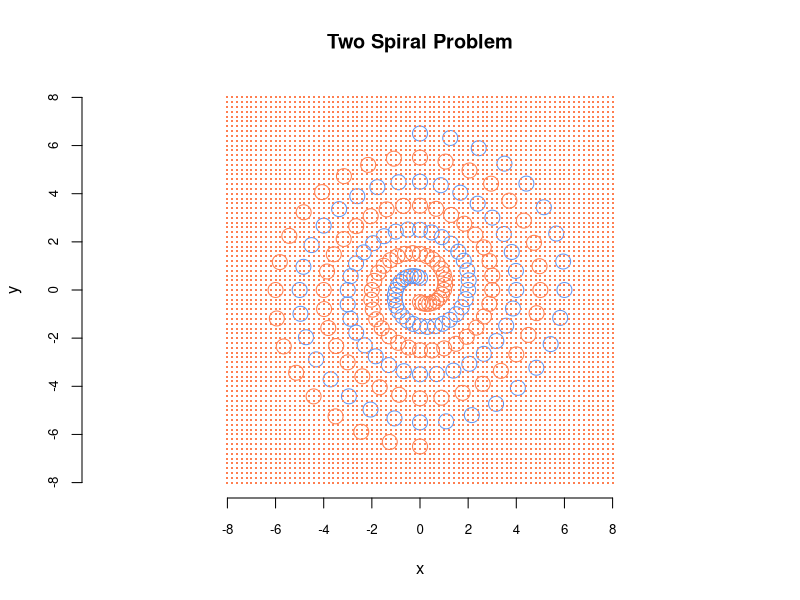
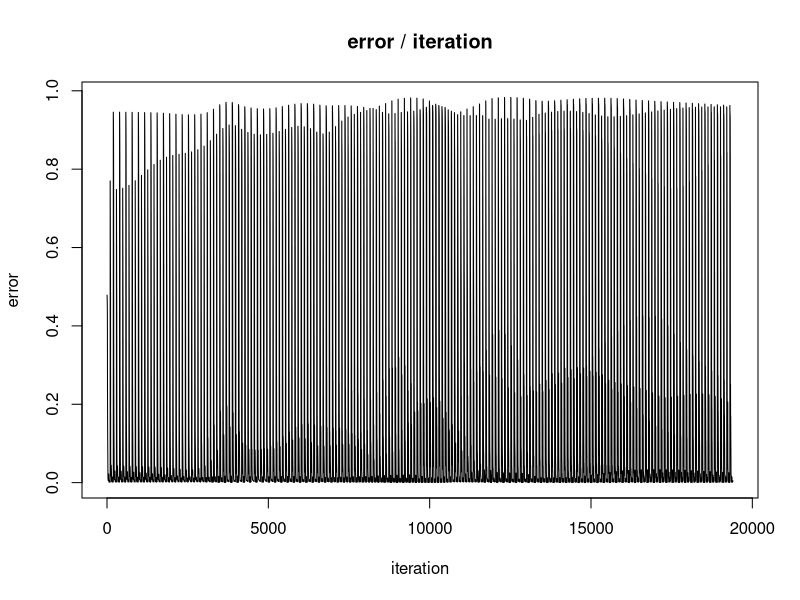

These figures' R source, in order:
library("plyr")
library("MASS")
#
# ################################################################################
# #   0
# ################################################################################
#
# library("ElemStatLearn")
# require("class")
# mixture.example$xnew
# x <- mixture.example$x
# g <- mixture.example$y
# xnew <- mixture.example$xnew
# mod15 <- knn(x, xnew, g, k=15, prob=TRUE)
# prob <- attr(mod15, "prob")
# prob <- ifelse(mod15=="1", prob, 1-prob)
# px1 <- mixture.example$px1
# px2 <- mixture.example$px2
# prob15 <- matrix(prob, length(px1), length(px2))
# par(mar=rep(2,4))
# contour(px1, px2, prob15, levels=0.5, labels="", xlab="", ylab="", main=
#         "15-nearest neighbour", axes=FALSE)
# points(x, col=ifelse(g==1, "coral", "cornflowerblue"))
# gd <- expand.grid(x=px1, y=px2)
# points(gd, pch=".", cex=1.2, col=ifelse(prob15>0.5, "coral", "cornflowerblue"))
# box()


# spirals
spiral <- function (radius, theta, sequence, col) {
    r <- radius(sequence)
    t <- theta(sequence)
    x <- r * sin(t)
    y <- r * cos(t)
    return(data.frame(x=x, y=y))
    # points(x, y, col=col)
}
sigmoid <- function (n) 1/(1 + exp(-n))

computeLayer <- function (input, weights) {
    sums <- colSums(input * weights)
    return(sigmoid(sums))
}

computeAll <- function (input, weights) {
    numberOfLayers <- length(weights)
    output <- list()
    output[[1]] <- input
    for (i in 1:numberOfLayers) {
        output[[i + 1]] <- computeLayer(output[[i]], weights[[i]])
    }
    return(output)
}

classify <- function (input, weights) {
    numberOfLayers <- length(weights)
    output <- input
    for (i in 1:numberOfLayers) {
        output <- computeLayer(output, weights[[i]])
    }
    return(output)
}

mse <- function (target, output) {
    diff <- target - output
    return(sum(diff * diff)/2)
}

train <- function (weights, input, target, learningRate = 0.5) {

    outputs <- computeAll(input, weights)
    numberOfLayers <- length(weights)

    # linear programming, tabulate deltas
    deltas <- list()

    # tabulate the output layer first
    output <- outputs[[numberOfLayers + 1]]
    deltas[[numberOfLayers]] <- (target - output) * output * (1 - output)
    # tabulate the rest
    if (numberOfLayers > 1) {
        for (layer in (numberOfLayers - 1):1) {
            output <- outputs[[layer + 1]]
            weight <- weights[[layer + 1]]

            sums <- rowSums(deltas[[layer + 1]] * weights[[layer + 1]])
            deltas[[layer]] <- sums * output * (1 - output)
        }
    }

    for (layer in 1:numberOfLayers) {
        weights[[layer]] <- weights[[layer]] + outputs[[layer]] %o% deltas[[layer]] * learningRate
    }

    return(list(
        weights = weights,
        error = mse(target, outputs[[numberOfLayers + 1]])
        ))
    # return(weights)
}

drawErrors <- function (errors) {
    plot(errors, xlab="iteration", ylab="error", type="s")
    title("error / iteration")
}


################################################################################
#   1
################################################################################


plot(NA, NA, xlim=c(-8,8), ylim=c(-8,8),
    xlab="x", ylab="y",
    axes=FALSE, asp=1)
axis(side=1, at=seq(-8, 8, by=2), cex.axis=0.8)
axis(side=2, at=seq(-8, 8, by=2), cex.axis=0.8)
title("Two Spiral Problem")

class0 <- spiral(function (i) (6.5 * (104 - i) / 104),
    function (i) (pi * i / 16),
    0:96)

class1 <- spiral(function (i) (6.5 * (104 - i) / -104),
    function (i) (pi * i / 16),
    0:96)

# class0 <- data.frame(x=c(-4, -4, 4, 0), y=c(-4, 4, 4, 0))
# class1 <- data.frame(x=c(4), y=c(-4))

# class0 <- data.frame(x=c(-4, -4, 4, 0), y=c(-4, 4, -4, 0))
# class1 <- data.frame(x=c(4, -1), y=c(4, -2))
# class0 <- data.frame(x=c(-4, 4), y=c(4, -4))
# class1 <- data.frame(x=c(4, -4), y=c(4, -4))


points(class0, col="cornflowerblue", cex=2)
points(class1, col="coral", cex=2)


initializeWeights <- function (nodes) {
    weights <- list()
    for (i in 1:(length(nodes) - 1)) {
        rows <- nodes[i]
        cols <- nodes[i + 1]
        size <- rows * cols
        weights[[i]] <- matrix(sigmoid(rexp(size)), rows, cols)
    }
    return(weights)
}


weights <- initializeWeights(c(2, 5, 5, 2))

errors <- c()
# start training
iteration <- 100
# weights[[2]] <- matrix(0, 2, 2)
for (i in 1:iteration) {
    # class 0
    size <- length(class0$x)
    for (j in 1:size) {
        data <- class0[j, ]
        result <- train(weights, c(data$x, data$y), c(1, 0), 0.8)
        weights <- result$weights
        errors <- c(errors, result$error)
    }
    # class 1
    size <- length(class1$x)
    for (j in 1:size) {
        data <- class1[j, ]
        result <- train(weights, c(data$x, data$y), c(0, 1), 0.8)
        weights <- result$weights
        errors <- c(errors, result$error)
    }
    # print(weights)
}


# grid <- expand.grid(x=seq(-8, 8, by=2), y=seq(-8, 8, by=2))
grid <- expand.grid(x=seq(-8, 8, by=0.2), y=seq(-8, 8, by=0.2))
gridResult <- aaply(grid, 1, function (data) {
        result <- classify(c(data$x, data$y), weights)
        return(ifelse(result[1] > result[2], "cornflowerblue", "coral"))
    })
points(grid, pch=".", cex=2, col=gridResult)

# classify(c(-4, -4, 1), weights)

drawErrors(errors)

# ################################################################################
# #   a
# ################################################################################
# colours <- terrain.colors(5)
#
# drawDataPoints <- function (inputs) {
#     classA <- inputs[inputs$class == 1, ]
#     classB <- inputs[inputs$class == 0, ]
#
#     points(classA$x, classA$y, col = colours[1], lwd = 3)
#     points(classB$x, classB$y, col = colours[2], lwd = 3)
# }
#
#
# drawDecisionBoundaryL <- function (weights, i = 1) {
#     a <- weights[1]
#     b <- weights[2]
#     c <- weights[3]
#     plot(NA, NA, xlim=c(-2,2), ylim=c(-2,2), xlab="x", ylab="y", col = colours[i])
#     abline(-(c/b), -(a/b))
# }
#
# drawDecisionBoundaryQ <- function (weights, xlim = c(-2,2), ylim = c(-2,2), length = 10) {
#     f <- Vectorize(function(x,y) sum(featureQ(c(x, y)) * weights))
#     x <- seq(xlim[1], xlim[2], length = length)
#     y <- seq(ylim[1], ylim[2], length = length)
#     z <- outer(x,y,f)
#     contour(
#         x = x, y = x, z = z,
#         levels = 0, las = 1, drawlabels = FALSE, lwd = 3,
#         xlim=xlim, ylim=ylim, xlab="x", ylab="y", add = TRUE
#     )
# }
# drawErrors <- function (errors) {
#     plot(errors, xlab="iteration", ylab="error", type="s")
# }
#
#
# featureL <- function (input) {
#     x <- unlist(input[1])
#     y <- unlist(input[2])
#     return(unlist(c(x, y, 1)))
# }
#
# featureQ <- function (input) {
#     x <- unlist(input[1])
#     y <- unlist(input[2])
#     return(unlist(c(x * x, x * y, y * y, x, y, 1)))
# }
#
# # activation function
# hardlimiter <- function (n) {
#     if (n > 0) {
#         return(1)
#     } else {
#         return(0)
#     }
# }
#
# sigmoid <- function (n) 1/(1 + exp(-n))
#
# id <- function (n) n
#
# perceptron <- function (input, weights, feature, activate) {
#     return(activate(sum(feature(input) * weights)))
# }
#
# classifyA <- function (feature, activation, learningRate, iteration, inputs, weights) {
#     errors <- c()
#     for (j in 1:iteration) {
#         numberOfErrors <- 0
#         for (i in 1:nrow(inputs)) {
#             input <- inputs[i, ]
#             output <- perceptron(input, weights, feature, activation)
#             error <- input$class - output
#             correction <- error * learningRate
#             weights <- weights + feature(input) * correction
#             if (error != 0)
#                 numberOfErrors <- numberOfErrors + 1
#         }
#         errors <- c(errors, numberOfErrors)
#     }
#     return(list(
#         weights = weights,
#         errors = errors
#         ))
# }
#
#
# inputs <- data.frame(
#     x = c(-1, -1, 1, 1),
#     y = c(-1, 1, -1, 1),
#     class = c(1, 0, 0, 1))
#
#
# result <- classifyA(featureQ, hardlimiter, 0.1, 100, inputs, rep(0, 6))
# plot(NA, NA, xlim=c(-2,2), ylim=c(-2,2), xlab="x", ylab="y")
# drawDecisionBoundaryQ(result$weights)
# drawDataPoints(inputs)
# title("(a) dividing XOR with quadratic perceptrons")
#
# drawErrors(result$errors)
# title("error / iteration")
#
# ################################################################################
# #   b
# ################################################################################
#
# plotBoundary3 <- function(weights) {
#     # vectors
#     l01 <- weights[, 1] - weights[, 2]
#     l12 <- weights[, 2] - weights[, 3]
#     l20 <- weights[, 3] - weights[, 1]
#
#     # cross point
#     x <- ((l01[2]*l12[3])/l12[2] - l01[3]) / (l01[1] - (l12[1]*l01[2])/l12[2])
#     y <- ((l01[1]*l12[3])/l12[1] - l01[3]) / (l01[2] - (l12[2]*l01[1])/l12[1])
#
#     slope01 = l01[1]/(-l01[2])
#     slope12 = l12[1]/(-l12[2])
#     slope20 = l20[1]/(-l20[2])
#     segments(x, y, x - 100, y - slope01 * 100)
#     segments(x, y, x + 100, y + slope12 * 100)
#     segments(x, y, x - 100, y - slope20 * 100)
# }
#
#
# tagClass <- function (inputs, class) {
#     return(data.frame(x = inputs[, 1], y = inputs[, 2], class = class))
# }
#
# class0 = list(
#     mean = c(0, 0),
#     sigma = matrix(c(1, 0, 0, 1), 2, 2))
#
# class1 = list(
#     mean = c(10, 0),
#     sigma = matrix(c(1, 0, 0, 4), 2, 2))
#
# class2 = list(
#     mean = c(5, 10),
#     sigma = matrix(c(4, 0, 0, 1), 2, 2))
#
# class0raw = mvrnorm(n = 100, class0$mean, class0$sigma)
# class1raw = mvrnorm(n = 100, class1$mean, class1$sigma)
# class2raw = mvrnorm(n = 100, class2$mean, class2$sigma)
#
#
# class0 = tagClass(class0raw, 0)
# class1 = tagClass(class1raw, 1)
# class2 = tagClass(class2raw, 2)
#
#
# weights = matrix(0, 3, 3)
# learningRate <- 0.5
# iteration <- 100
# errors <- c()
# for (j in 1:iteration) {    # interation
#     size <- nrow(class0)
#     numberOfErrors <- 0
#     for (i in 1:size) { # number of data
#         inputs <- matrix(c(class0[i, ], class1[i, ], class2[i, ]), 3, 3)
#         numberOfClasses <- 3
#         for (k in 1:numberOfClasses) { # each classes
#             input <- inputs[, k]
#             outputs <- c(perceptron(input, weights[, 1], featureL, hardlimiter),
#                 perceptron(input, weights[, 2], featureL, hardlimiter),
#                 perceptron(input, weights[, 3], featureL, hardlimiter))
#
#             correction <- featureL(input) * learningRate
#             for (m in 1:numberOfClasses) {
#                 if (m == k && outputs[m] == 0) { # reinforce
#                     weights[, m] <- weights[, m] + correction
#                     numberOfErrors <- numberOfErrors + 1
#                 }
#
#                 if (m != k && outputs[m] == 1) { # punish
#                     weights[, m] <- weights[, m] - correction
#                     numberOfErrors <- numberOfErrors + 1
#                 }
#             }
#         }
#     }
#     errors <- c(errors, numberOfErrors)
# }
# plot(NA, NA, xlim=c(-20,20), ylim=c(-20,20), xlab="x", ylab="y")
# points(class0, col = colours[1])
# points(class1, col = colours[2])
# points(class2, col = colours[3])
#
# plotBoundary3(weights)
# title("(b) linear multiclass perceptron with hardlimiter activation function")
# drawErrors(errors)
# title("error / iteration")
#
# weights = matrix(0, 3, 3)
# learningRate <- 0.5
# iteration <- 100
# errors <- c()
# for (j in 1:iteration) {    # interation
#     size <- nrow(class0)
#     numberOfErrors <- 0
#     for (i in 1:size) { # number of data
#         inputs <- matrix(c(class0[i, ], class1[i, ], class2[i, ]), 3, 3)
#         numberOfClasses <- 3
#         for (k in 1:numberOfClasses) { # each classes
#             input <- inputs[, k]
#             outputs <- c(perceptron(input, weights[, 1], featureL, sigmoid),
#                 perceptron(input, weights[, 2], featureL, sigmoid),
#                 perceptron(input, weights[, 3], featureL, sigmoid))
#
#             # wrong prediction, adjust all weights
#             if (max(outputs) != outputs[k] || min(outputs) == outputs[k]) {
#                 correction <- featureL(input) * learningRate
#                 for (m in 1:numberOfClasses) {
#                     if (m == k) {   # reinforce
#                         weights[, m] <- weights[, m] + correction
#                     } else {
#                         weights[, m] <- weights[, m] - correction
#                     }
#                 }
#                 numberOfErrors <- numberOfErrors + 1
#             }
#         }
#     }
#     errors <- c(errors, numberOfErrors)
# }
#
#
# plot(NA, NA, xlim=c(-20,20), ylim=c(-20,20), xlab="x", ylab="y")
# points(class0, col = colours[1])
# points(class1, col = colours[2])
# points(class2, col = colours[3])
#
# plotBoundary3(weights)
# title("(b) linear multiclass perceptron with sigmoid activation function")
#
# drawErrors(errors)
# title("error / iteration")
#
# ################################################################################
# #   c
# ################################################################################
#
# class3 = list(
#     mean = c(5, 5),
#     sigma = matrix(c(1, 0, 0, 1), 2, 2))
# class3 = tagClass(mvrnorm(n = 100, class3$mean, class3$sigma), 3)
#
# weights = matrix(0, 6, 4)
# learningRate <- 1
# iteration <- 500
# errors <- c()
# for (j in 1:iteration) {    # interation
#     size <- nrow(class0)
#     numberOfErrors <- 0
#     for (i in 1:size) { # number of data
#         inputs <- matrix(c(class0[i, ], class1[i, ], class2[i, ], class3[i, ]), 3, 4)
#         numberOfClasses <- 4
#         for (k in 1:numberOfClasses) { # each classes
#             input <- inputs[, k]
#             outputs <- c(perceptron(input, weights[, 1], featureQ, hardlimiter),
#                 perceptron(input, weights[, 2], featureQ, hardlimiter),
#                 perceptron(input, weights[, 3], featureQ, hardlimiter),
#                 perceptron(input, weights[, 4], featureQ, hardlimiter))
#             correction <- featureQ(input) * learningRate
#             for (m in 1:numberOfClasses) {
#                 if (m == k && outputs[m] == 0) { # reinforce
#                     weights[, m] <- weights[, m] + correction
#                     numberOfErrors <- numberOfErrors + 1
#                 }
#
#                 if (m != k && outputs[m] == 1) { # punish
#                     weights[, m] <- weights[, m] - correction
#                     numberOfErrors <- numberOfErrors + 1
#                 }
#             }
#         }
#     }
#     errors <- c(errors, numberOfErrors)
# }
#
# plot(NA, NA, xlim=c(-20,20), ylim=c(-20,20), xlab="x", ylab="y")
# points(class0, col = colours[1])
# points(class1, col = colours[2])
# points(class2, col = colours[3])
# points(class3, col = colours[4])
# drawDecisionBoundaryQ(weights[, 1], xlim = c(-20, 20), ylim = c(-20, 20), length = 100)
# drawDecisionBoundaryQ(weights[, 2], xlim = c(-20, 20), ylim = c(-20, 20), length = 100)
# drawDecisionBoundaryQ(weights[, 3], xlim = c(-20, 20), ylim = c(-20, 20), length = 100)
# drawDecisionBoundaryQ(weights[, 4], xlim = c(-20, 20), ylim = c(-20, 20), length = 100)
# title("(b) quadratic multiclass perceptron with hardlimiter activation function")
#
# drawErrors(errors)
# title("error / iteration")
#
#
# weights = matrix(0.5, 6, 4)
# learningRate <- 0.1
# iteration <- 500
# errors <- c()
# for (j in 1:iteration) {    # interation
#     size <- nrow(class0)
#     numberOfErrors <- 0
#     for (i in 1:size) { # number of data
#         inputs <- matrix(c(class0[i, ], class1[i, ], class2[i, ], class3[i, ]), 3, 4)
#         numberOfClasses <- 4
#         for (k in 1:numberOfClasses) { # each classes
#             input <- inputs[, k]
#             outputs <- c(
#                 perceptron(input, weights[, 1], featureQ, sigmoid),
#                 perceptron(input, weights[, 2], featureQ, sigmoid),
#                 perceptron(input, weights[, 3], featureQ, sigmoid),
#                 perceptron(input, weights[, 4], featureQ, sigmoid))
#
#             for (m in 1:numberOfClasses) {
#                 if (m == k && outputs[m] < 0.9) { # reinforce
#                     correction <- featureQ(input) * learningRate * (1 - outputs[m])
#                     weights[, m] <- weights[, m] + correction
#                     numberOfErrors <- numberOfErrors + 1
#                 }
#
#                 if (m != k && outputs[m] > 0.1) { # punish
#                     correction <- featureQ(input) * learningRate * (0 - outputs[m])
#                     weights[, m] <- weights[, m] + correction
#                     numberOfErrors <- numberOfErrors + 1
#                 }
#             }
#         }
#     }
#     errors <- c(errors, numberOfErrors)
# }
#
# plot(NA, NA, xlim=c(-20,20), ylim=c(-20,20), xlab="x", ylab="y")
# points(class0, col = colours[1])
# points(class1, col = colours[2])
# points(class2, col = colours[3])
# points(class3, col = colours[4])
# drawDecisionBoundaryQ(weights[, 1], xlim = c(-20, 20), ylim = c(-20, 20), length = 100)
# drawDecisionBoundaryQ(weights[, 2], xlim = c(-20, 20), ylim = c(-20, 20), length = 100)
# drawDecisionBoundaryQ(weights[, 3], xlim = c(-20, 20), ylim = c(-20, 20), length = 100)
# drawDecisionBoundaryQ(weights[, 4], xlim = c(-20, 20), ylim = c(-20, 20), length = 100)
# title("(b) quadratic multiclass perceptron with sigmoid activation function")
#
# drawErrors(errors)
# title("error / iteration")
